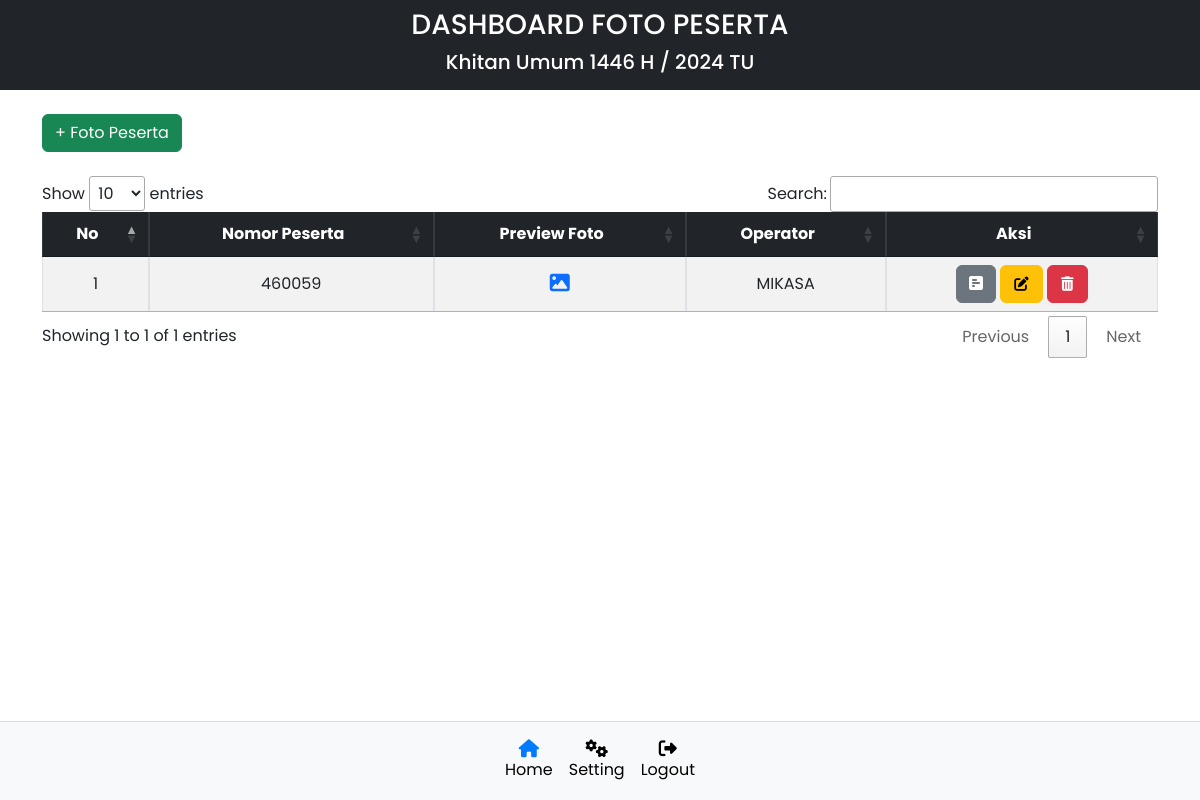
/admin/dashboard.php (signed in), run on an earlier commit of the app's database.
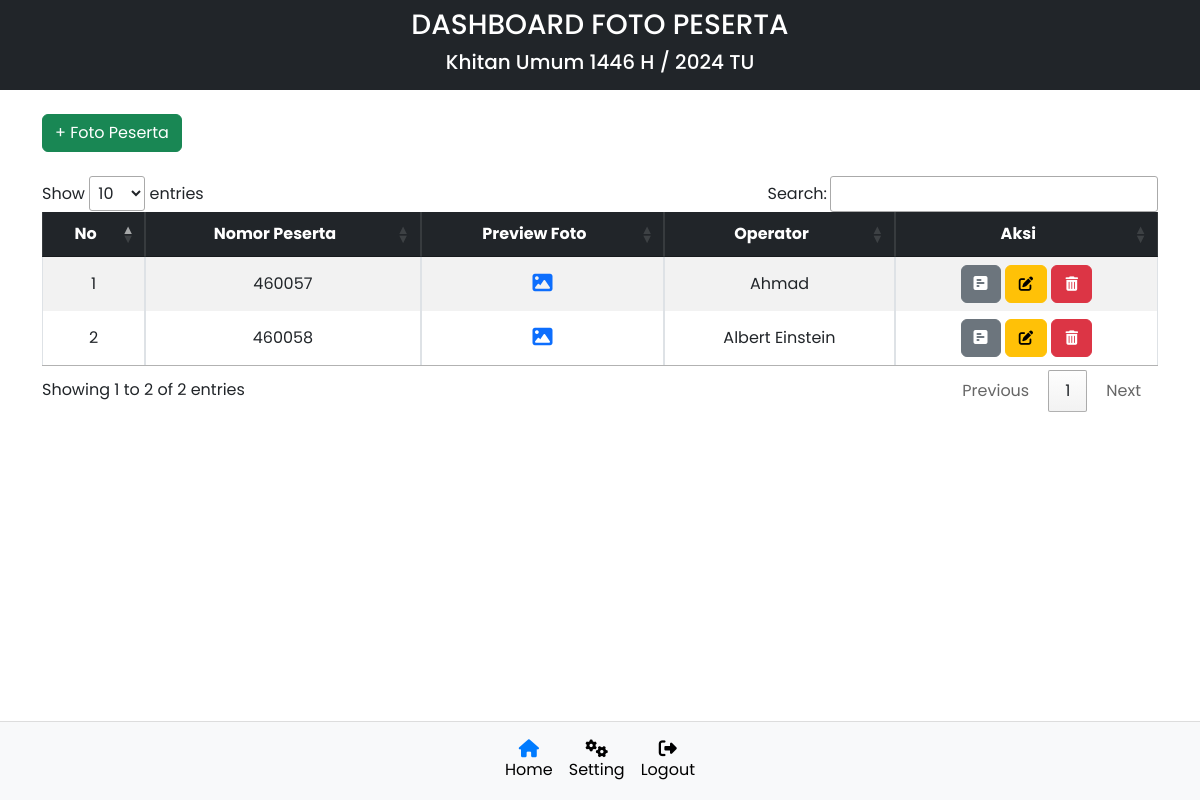
And on a later commit of the database.
### tables this page shows
CREATE TABLE `foto` (
  `id` int(11) NOT NULL,
  `no_peserta` varchar(255) NOT NULL,
  `nama_lengkap` varchar(255) DEFAULT NULL,
  `nama_operator` varchar(255) DEFAULT NULL,
  `file` varchar(255) DEFAULT NULL,
  `created` timestamp NOT NULL DEFAULT current_timestamp(),
  `edited` timestamp NOT NULL DEFAULT current_timestamp() ON UPDATE current_timestamp()
);

### admin/dashboard.php (the view, shortened to what this page needs)
<?php
require '../config/config.php';
$stmt = $conn_foto->prepare("SELECT id, no_peserta, nama_operator, file FROM foto ORDER BY created DESC");
$stmt->execute();
$result = $stmt->get_result();
$fotos = $result->fetch_all(MYSQLI_ASSOC);
require_once 'header.php';
?>
<div class="row justify-content-center bg-dark">
    <div class="col-ml text-center text-white my-2">
        <h3>DASHBOARD FOTO PESERTA</h3>
        <h5>Khitan Umum 1446 H / 2024 TU</h5>
    </div>
</div>
<div class="container">
    <div class="row justify-content-center align-middle">
        <div class="col">
            <a href="foto.php" class="btn btn-success my-4">+ Foto Peserta</a>
            <div class="table-responsive mb-5">
                <table id="foto" class="table table-striped table-bordered table-hover table-responsive" style="width:100%">
                    <thead class="table-dark">
                        <tr>
                            <th class="text-center align-middle">No</th>
                            <th class="text-center align-middle">Nomor Peserta</th>
                            <th class="text-center align-middle">Preview Foto</th>
                            <th class="text-center align-middle">Operator</th>
                            <th class="text-center align-middle">Aksi</th>
                        </tr>
                    </thead>
                    <tbody>
                        <?php
                        $no = 1;
                        foreach ($fotos as $foto) :
                            $imagePath = "../foto/" . $foto['file'];
                            $placeholderPath = "../assets/foto_tidak_tersedia.jpg";
                            $displayImage = file_exists($imagePath) ? $imagePath : $placeholderPath;
                        ?>
                            <tr>
                                <td class="text-center align-middle"><?= $no; ?></td>
                                <td class="text-center align-middle"><?= $foto['no_peserta']; ?></td>
                                <td class="text-center align-middle">
                                    <a href="#" data-toggle="modal" data-target="#fotoModal<?= $foto['id']; ?>">
                                        <i class="fas fa-image fa-lg"></i>
                                    </a>
                                </td>
                                <td class="text-center align-middle"><?= $foto['nama_operator']; ?></td>
                                <td class="text-center align-middle">
                                    <a href="javascript:void(0);" class="btn btn-secondary"
                                        onclick="generatePreview('<?= $foto['no_peserta']; ?>', '<?= $foto['nama_operator']; ?>', '<?= $displayImage; ?>')">
                                        <i class="fa-solid fa-square-poll-horizontal"></i>
                                    </a>
                                    <a href="edit_foto.php?id=<?= $foto['id']; ?>" class="btn btn-warning">
                                        <i class="fas fa-edit icon-small"></i>
                                    </a>
                                    <a href="javascript:void(0);" class="btn btn-danger"
                                        onclick="confirmDelete('<?= $foto['id']; ?>')">
                                        <i class="fas fa-trash-alt icon-small"></i>
                                    </a>
                                </td>
                            </tr>
                        <?php
                            $no++;
                        endforeach;
                        ?>
                    </tbody>
                </table>
            </div>
        </div>
    </div>
</div>
<?php
require_once 'footer.php';
?>

### admin/header.php (shortened to what this page needs)
<!DOCTYPE html>
<html lang="en">
<head>
  <link rel="stylesheet" href="https://cdn.jsdelivr.net/npm/bootstrap@5.3.3/dist/css/bootstrap.min.css">
  <link rel="stylesheet" href="https://cdnjs.cloudflare.com/ajax/libs/font-awesome/6.6.0/css/all.min.css">
  <link rel="stylesheet" href="https://cdnjs.cloudflare.com/ajax/libs/twitter-bootstrap/5.3.0/css/bootstrap.min.css">
  <link rel="stylesheet" href="https://cdn.datatables.net/2.1.2/css/dataTables.bootstrap5.css">
  <link href="https://cdn.datatables.net/1.10.22/css/jquery.dataTables.min.css" rel="stylesheet">
  <link href="https://cdn.datatables.net/fixedcolumns/3.3.0/css/fixedColumns.dataTables.min.css" rel="stylesheet">
  <link href="https://cdn.jsdelivr.net/npm/sweetalert2@11.12.4/dist/sweetalert2.min.css" rel="stylesheet">
</head>
<body>
  <div class="container-fluid">
    <div class="row">
      <div class="col-12 mb-5">

### admin/footer.php (shortened to what this page needs)
<?php
$current_page = basename($_SERVER['PHP_SELF']);
?>
</div>
</div>
</div>
<nav class="navbar navbar-expand navbar-light navbar-bottom">
  <div class="container-fluid">
    <ul class="navbar-nav mx-auto">
      <li class="nav-item">
        <a class="nav-link <?= ($current_page == 'dashboard.php') ? 'active' : ''; ?>" href="dashboard.php">
          <i class="fas fa-home text-center d-block"></i>
          <span>Home</span>
        </a>
      </li>
      <li class="nav-item">
        <a class="nav-link <?= ($current_page == 'pengaturan.php') ? 'active' : ''; ?>" href="pengaturan.php">
          <i class="fas fa-cogs text-center d-block"></i>
          <span>Setting</span>
        </a>
      </li>
      <li class="nav-item">
        <a class="nav-link" href="../config/logout.php" id="logout-link" onclick="return confirm('Apakah Anda yakin ingin keluar?')">
          <i class="fas fa-sign-out-alt text-center d-block"></i>
          <span>Logout</span>
        </a>
      </li>
    </ul>
  </div>
</nav>
</body>
</html>

### admin/header.php (style rules this page uses)
* { margin: 0; padding: 0; box-sizing: border-box; font-family: "Poppins", sans-serif; }
body { min-height: 100vh; display: flex; justify-content: center; flex-direction: column; }
.container-fluid { flex: 1; }
.navbar-bottom { position: fixed; bottom: 0; left: 0; right: 0; background-color: #f8f9fa; border-top: 1px solid #ddd; padding: 10px; margin-top: 100px; }
.navbar-bottom .nav-item .nav-link { color: #000; }
.navbar-bottom .nav-item .nav-link i { display: block; font-size: 18px; }
.navbar-bottom .nav-link.active i { color: #007bff; }
.icon-small { font-size: 0.9rem; padding: 1px; }

What changed in the data, as far as the page shows it:
removed foto: no_peserta "460059", nama_operator "MIKASA"
added foto: no_peserta "460057", nama_operator "Ahmad"
added foto: no_peserta "460058", nama_operator "Albert Einstein"
Also different on the page:
text written by a page script: "Show entries Search: Showing 1 to 1 of 1 entries Previous 1 Next" → "Show entries Search: Showing 1 to 2 of 2 entries Previous 1 Next"
